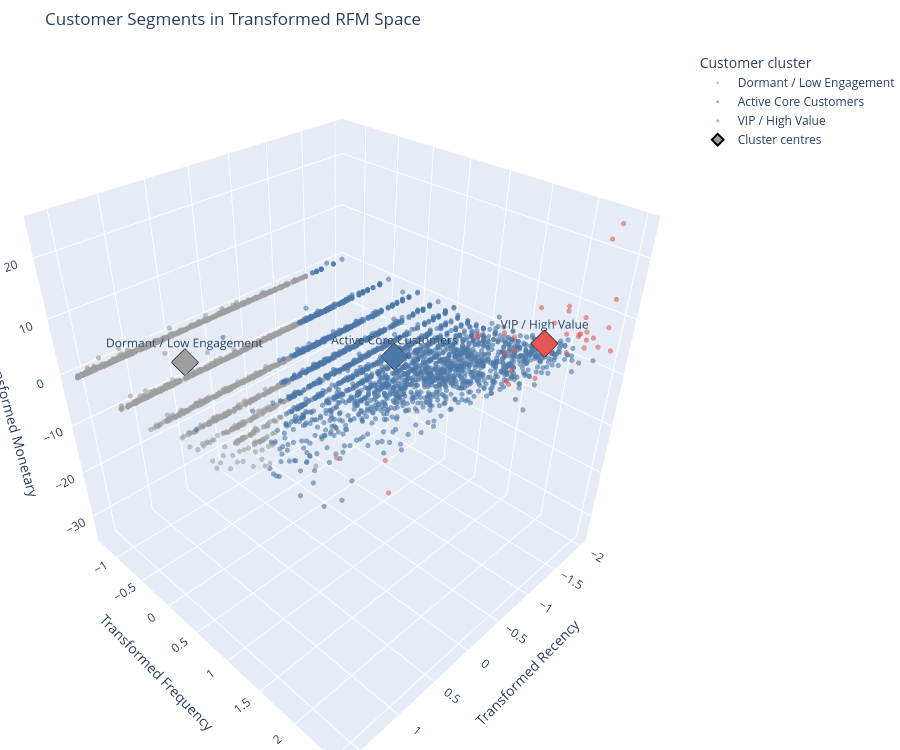

Notebook cell for this chart:
### Code cell
fig.update_layout(
    height=750,
    scene={
        "xaxis_title": "Transformed Recency",
        "yaxis_title": "Transformed Frequency",
        "zaxis_title": "Transformed Monetary"
    },
    legend_title="Customer cluster",
    margin={
        "l": 0,
        "r": 0,
        "b": 0,
        "t": 50
    }
)


fig.show()

### Figure 1 — Plotly figure (JSON) as saved in the notebook; plotly's stock layout.template omitted (floating-point values rounded to 4 significant figures; data arrays with more than 128 entries replaced by an {"elided": "..."} marker saying what was removed)
{"data": [{"customdata": {"elided": "3039x3 float values"}, "hovertemplate": "<b>%{hovertext}</b><br><br>ClusterName=Dormant / Low Engagement<br>Recency=%{customdata[0]:.0f}<br>Frequency=%{customdata[1]:.0f}<br>Monetary=%{customdata[2]:,.2f}<extra></extra>", "hovertext": {"elided": "3039 float values"}, "legendgroup": "Dormant / Low Engagement", "marker": {"color": "#9E9E9E", "opacity": 0.6, "size": 3, "symbol": "circle"}, "mode": "markers", "name": "Dormant / Low Engagement", "scene": "scene", "showlegend": true, "type": "scatter3d", "x": {"elided": "3039 float values"}, "y": {"elided": "3039 float values"}, "z": {"elided": "3039 float values"}}, {"customdata": {"elided": "2764x3 float values"}, "hovertemplate": "<b>%{hovertext}</b><br><br>ClusterName=Active Core Customers<br>Recency=%{customdata[0]:.0f}<br>Frequency=%{customdata[1]:.0f}<br>Monetary=%{customdata[2]:,.2f}<extra></extra>", "hovertext": {"elided": "2764 float values"}, "legendgroup": "Active Core Customers", "marker": {"color": "#4C78A8", "opacity": 0.6, "size": 3, "symbol": "circle"}, "mode": "markers", "name": "Active Core Customers", "scene": "scene", "showlegend": true, "type": "scatter3d", "x": {"elided": "2764 float values"}, "y": {"elided": "2764 float values"}, "z": {"elided": "2764 float values"}}, {"customdata": [[25.0, 23.0, 143100.0], [1.0, 316.0, 46670.0], [22.0, 54.0, 71550.0], [12.0, 28.0, 55970.0], [3.0, 200.0, 109900.0], [276.0, 55.0, 53280.0], [2.0, 106.0, 49750.0], [4.0, 141.0, 190400.0], [1.0, 61.0, 49230.0], [2.0, 109.0, 73180.0], [4.0, 42.0, 44390.0], [11.0, 15.0, 63730.0], [5.0, 17.0, 45320.0], [10.0, 144.0, 297800.0], [9.0, 82.0, 90490.0], [2.0, 144.0, 523200.0], [26.0, 57.0, 53080.0], [2.0, 369.0, 258500.0], [4.0, 126.0, 125000.0], [1.0, 205.0, 111400.0], [8.0, 45.0, 84180.0], [12.0, 34.0, 72740.0], [4.0, 81.0, 51620.0], [39.0, 103.0, 97070.0], [18.0, 106.0, 59940.0], [5.0, 53.0, 141500.0], [1.0, 42.0, 42650.0], [373.0, 27.0, 54690.0], [1.0, 61.0, 54950.0], [5.0, 21.0, 45860.0], [9.0, 49.0, 233600.0], [3.0, 59.0, 168500.0], [2.0, 211.0, 67290.0], [373.0, 155.0, 50410.0], [2.0, 105.0, 98470.0], [1.0, 145.0, 578400.0]], "hovertemplate": "<b>%{hovertext}</b><br><br>ClusterName=VIP / High Value<br>Recency=%{customdata[0]:.0f}<br>Frequency=%{customdata[1]:.0f}<br>Monetary=%{customdata[2]:,.2f}<extra></extra>", "hovertext": [12420.0, 12750.0, 12930.0, 13080.0, 13090.0, 13090.0, 13410.0, 13690.0, 13780.0, 13800.0, 13880.0, 14090.0, 14100.0, 14160.0, 14300.0, 14650.0, 14680.0, 14910.0, 15060.0, 15310.0, 15770.0, 15840.0, 16010.0, 16030.0, 16420.0, 16680.0, 16700.0, 16750.0, 17390.0, 17400.0, 17450.0, 17510.0, 17840.0, 17850.0, 17950.0, 18100.0], "legendgroup": "VIP / High Value", "marker": {"color": "#E45756", "opacity": 0.6, "size": 3, "symbol": "circle"}, "mode": "markers", "name": "VIP / High Value", "scene": "scene", "showlegend": true, "type": "scatter3d", "x": [-0.8677, -2.0, -0.9339, -1.224, -1.741, 0.7276, -1.852, -1.651, -2.0, -1.852, -1.651, -1.263, -1.575, -1.304, -1.349, -1.852, -0.847, -1.852, -1.651, -2.0, -1.397, -1.224, -1.651, -0.6235, -1.034, -1.575, -2.0, 0.9806, -2.0, -1.575, -1.349, -1.741, -1.852, 0.9806, -1.852, -2.0], "y": [1.701, 2.48, 2.076, 1.802, 2.409, 2.082, 2.276, 2.341, 2.118, 2.283, 1.982, 1.445, 1.525, 2.346, 2.208, 2.346, 2.095, 2.501, 2.317, 2.413, 2.009, 1.892, 2.205, 2.269, 2.276, 2.069, 1.982, 1.784, 2.118, 1.65, 2.041, 2.106, 2.418, 2.361, 2.274, 2.347], "z": [9.503, 4.274, 5.833, 4.884, 7.906, 4.712, 4.48, 11.57, 4.446, 5.928, 4.118, 5.367, 4.182, 15.69, 6.895, 22.94, 4.698, 14.26, 8.649, 7.984, 6.551, 5.903, 4.603, 7.246, 5.134, 9.43, 3.997, 4.803, 4.819, 4.219, 13.31, 10.64, 5.581, 4.524, 7.319, 24.54]}, {"marker": {"color": ["#9E9E9E", "#4C78A8", "#E45756"], "line": {"color": "black", "width": 2}, "size": 9, "symbol": "diamond"}, "mode": "markers+text", "name": "Cluster centres", "text": ["Dormant / Low Engagement", "Active Core Customers", "VIP / High Value"], "textposition": "top center", "type": "scatter3d", "x": [0.7191, -0.7785, -1.351], "y": [-0.7211, 0.7706, 2.126], "z": [-0.3187, 0.2508, 7.804]}], "layout": {"height": 750, "legend": {"title": {"text": "Customer cluster"}, "tracegroupgap": 0}, "margin": {"b": 0, "l": 0, "r": 0, "t": 50}, "scene": {"domain": {"x": [0, 1], "y": [0, 1]}, "xaxis": {"title": {"text": "Transformed Recency"}}, "yaxis": {"title": {"text": "Transformed Frequency"}}, "zaxis": {"title": {"text": "Transformed Monetary"}}}, "title": {"text": "Customer Segments in Transformed RFM Space"}}}
